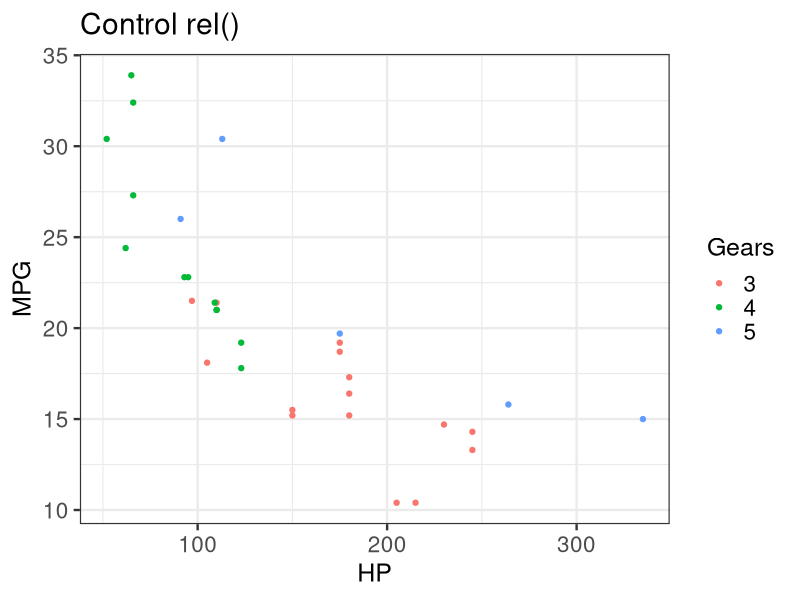

This chart was generated by the following R code:
library(ggplot2)
p <- ggplot(mtcars, aes(hp, mpg, colour = factor(gear))) + geom_point() +
  labs(title = "Control rel()", x = "HP", y = "MPG", colour = "Gears") +
  theme_bw(base_size = 18) +
  theme(axis.text = element_text(size = rel(0.9)), legend.text = element_text(size = rel(0.9)))
ggsave("ctlrel.png", p, width = 7, height = 5)
